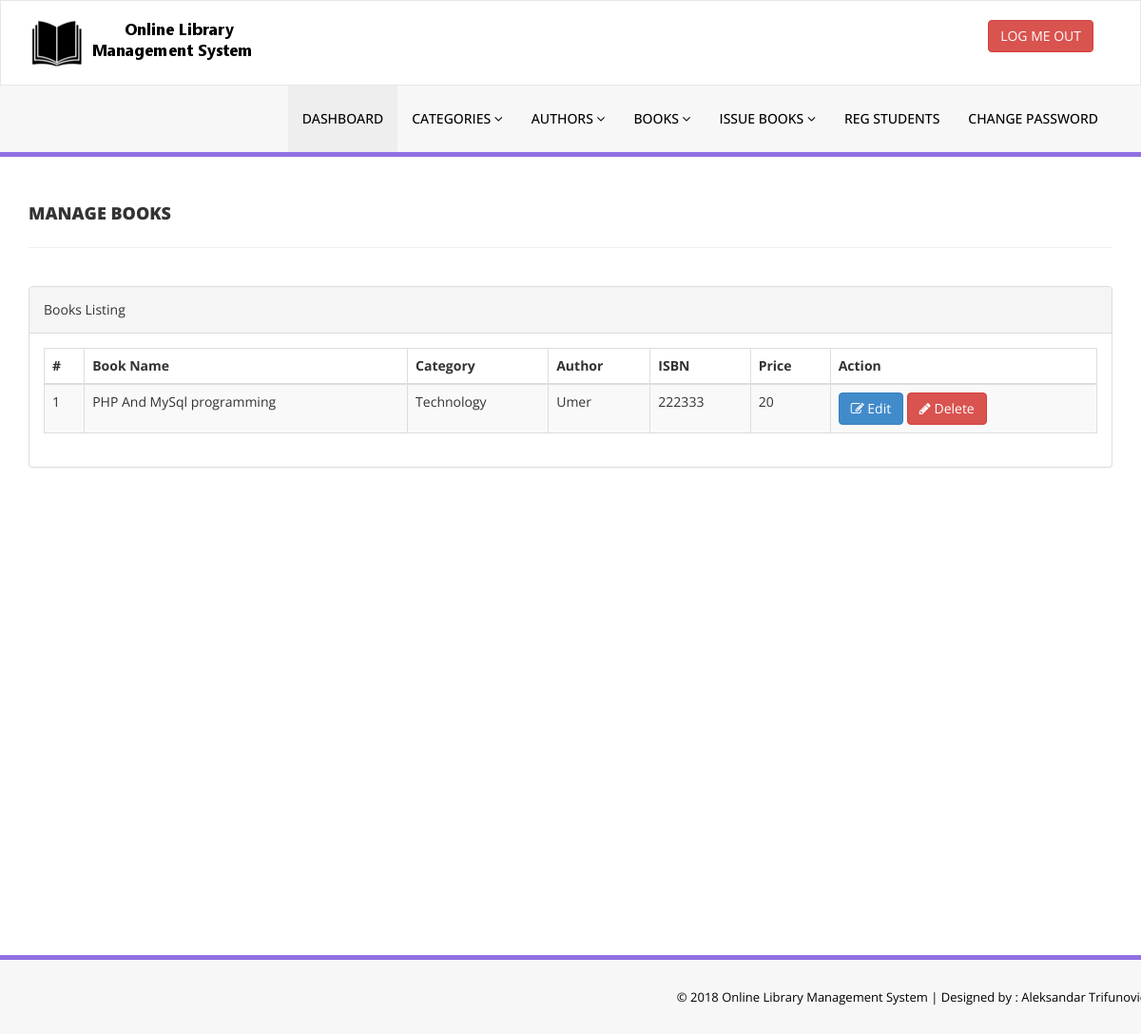
The app's page /admin/manage-books.php (signed in) with its own data.
### tables this page shows
CREATE TABLE `tblbooks` (
  `id` int(11) NOT NULL,
  `BookName` varchar(255) DEFAULT NULL,
  `CatId` int(11) DEFAULT NULL,
  `AuthorId` int(11) DEFAULT NULL,
  `ISBNNumber` int(11) DEFAULT NULL,
  `BookPrice` int(11) DEFAULT NULL,
  `RegDate` timestamp NULL DEFAULT current_timestamp(),
  `UpdationDate` timestamp NULL DEFAULT NULL ON UPDATE current_timestamp()
);

CREATE TABLE `tblcategory` (
  `id` int(11) NOT NULL,
  `CategoryName` varchar(150) DEFAULT NULL,
  `Status` int(1) DEFAULT NULL,
  `CreationDate` timestamp NULL DEFAULT current_timestamp(),
  `UpdationDate` timestamp NOT NULL DEFAULT '0000-00-00 00:00:00' ON UPDATE current_timestamp()
);

CREATE TABLE `tblauthors` (
  `id` int(11) NOT NULL,
  `AuthorName` varchar(159) DEFAULT NULL,
  `creationDate` timestamp NULL DEFAULT current_timestamp(),
  `UpdationDate` timestamp NULL DEFAULT NULL ON UPDATE current_timestamp()
);

### admin/manage-books.php (the view, shortened to what this page needs)
<?php
include('includes/config.php');
if(strlen($_SESSION['alogin'])==0)
    {
header('location:index.php');
}
else{
    ?>
<!DOCTYPE html>
<html xmlns="http://www.w3.org/1999/xhtml">
<head>
    <link href="assets/css/bootstrap.css" rel="stylesheet" />
    <link href="assets/css/font-awesome.css" rel="stylesheet" />
    <link href="assets/js/dataTables/dataTables.bootstrap.css" rel="stylesheet" />
    <link href="assets/css/style.css" rel="stylesheet" />
</head>
<body>
<?php include('includes/header.php');?>
    <div class="content-wrapper">
         <div class="container">
        <div class="row pad-botm">
            <div class="col-md-12">
                <h4 class="header-line">Manage Books</h4>
    </div>
     <div class="row">
</div>
        </div>
            <div class="row">
                <div class="col-md-12">
                    <div class="panel panel-default">
                        <div class="panel-heading">
                           Books Listing
                        </div>
                        <div class="panel-body">
                            <div class="table-responsive">
                                <table class="table table-striped table-bordered table-hover" id="dataTables-example">
                                    <thead>
                                        <tr>
                                            <th>#</th>
                                            <th>Book Name</th>
                                            <th>Category</th>
                                            <th>Author</th>
                                            <th>ISBN</th>
                                            <th>Price</th>
                                            <th>Action</th>
                                        </tr>
                                    </thead>
                                    <tbody>
<?php $sql = "SELECT tblbooks.BookName,tblcategory.CategoryName,tblauthors.AuthorName,tblbooks.ISBNNumber,tblbooks.BookPrice,tblbooks.id as bookid from  tblbooks join tblcategory on tblcategory.id=tblbooks.CatId join tblauthors on tblauthors.id=tblbooks.AuthorId";
$query = $dbh -> prepare($sql);
$query->execute();
$results=$query->fetchAll(PDO::FETCH_OBJ);
$cnt=1;
if($query->rowCount() > 0)
{
foreach($results as $result)
{               ?>
                                        <tr class="odd gradeX">
                                            <td class="center"><?php echo htmlentities($cnt);?></td>
                                            <td class="center"><?php echo htmlentities($result->BookName);?></td>
                                            <td class="center"><?php echo htmlentities($result->CategoryName);?></td>
                                            <td class="center"><?php echo htmlentities($result->AuthorName);?></td>
                                            <td class="center"><?php echo htmlentities($result->ISBNNumber);?></td>
                                            <td class="center"><?php echo htmlentities($result->BookPrice);?></td>
                                            <td class="center">
                                            <a href="edit-book.php?bookid=<?php echo htmlentities($result->bookid);?>"><button class="btn btn-primary"><i class="fa fa-edit "></i> Edit</button>
                                          <a href="manage-books.php?del=<?php echo htmlentities($result->bookid);?>" onclick="return confirm('Are you sure you want to delete?');"" >  <button class="btn btn-danger"><i class="fa fa-pencil"></i> Delete</button>
                                            </td>
                                        </tr>
 <?php $cnt=$cnt+1;}} ?>
                                    </tbody>
                                </table>
                            </div>
                        </div>
                    </div>
                </div>
            </div>
    </div>
    </div>
  <?php include('includes/footer.php');?>
</body>
</html>
<?php } ?>

### admin/assets/css/style.css (style rules this page uses)
.content-wrapper { margin-top: 40px; min-height:800px; padding-bottom:90px; }
.header-line { font-weight:900; padding-bottom:25px; border-bottom:1px solid #eeeeee; text-transform:uppercase; }
.pad-botm { padding-bottom:30px; }

### records on screen
tblbooks: BookName "PHP And MySql programming", tblcategory.CategoryName "Technology", AuthorId.AuthorName "Umer", ISBNNumber "222333", BookPrice "20"
